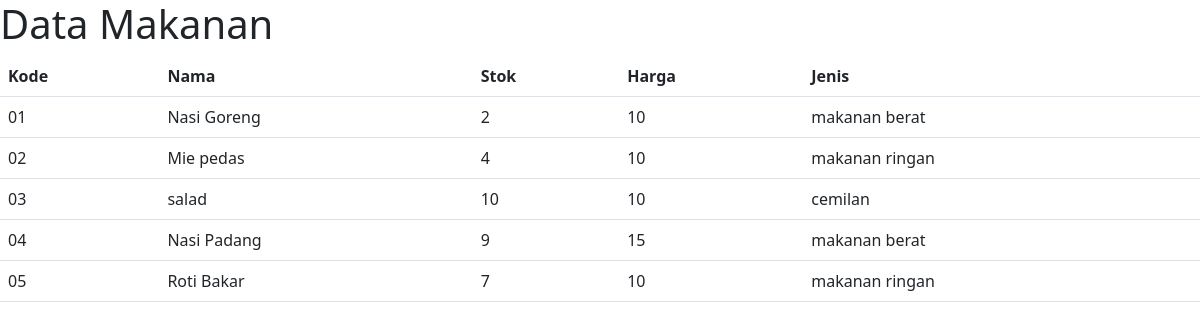
/makanan/, run on the app's committed database.
### dashboard/models.py (models this page shows, shortened)
class makanan (models.Model):
    kode=models.CharField(max_length=8)
    nama=models.CharField(max_length=50)
    stok=models.IntegerField()
    harga=models.BigIntegerField()
    jenis_id=models.ForeignKey(Jenis, on_delete=models.CASCADE, null=True)

class  Jenis (models.Model):
    nama=models.CharField(max_length=50)
    ket=models.TextField()
    def  __str__(self):
        return self.nama

### dashboard/views.py (the view)
# urls.py: path('makanan/', makanan_view, name='makanan'),
def makanan_view(request):
    makanans = makanan.objects.all()
    konteks={
        'makanans': makanans,
    }
    return render(request,'makanan.html',konteks)

### templates/Makanan.html (shortened to what this page needs)
{%load static%}
{%block content%}
<!doctype html>
<html lang="en">
  <head>
    <link href="https://cdn.jsdelivr.net/npm/bootstrap@5.2.2/dist/css/bootstrap.min.css" rel="stylesheet">
  </head>
  <body>
    <h1>Data Makanan</h1>
    <table class="table">
        <thead>
          <tr>
            <th scope="col">Kode</th>
            <th scope="col">Nama</th>
            <th scope="col">Stok</th>
            <th scope="col">Harga</th>
            <th scope="col">Jenis</th>
          </tr>
        </thead>
        <tbody>
            {%for makanan in makanans %}
          <tr>
            <td>{{ makanan.kode }}</td>
            <td>{{ makanan.nama }}</td>
            <td>{{ makanan.stok }}</td>
            <td>{{ makanan.harga }}</td>
            <td>{{ makanan.jenis_id }}</td>
          </tr>
         {% endfor %}
        </tbody>
      </table>
  </body>
</html>
{%endblock%}

### data on the page
makanan: kode "01", nama "Nasi Goreng", stok "2", harga "10", jenis_id "makanan berat"
makanan: kode "02", nama "Mie pedas", stok "4", harga "10", jenis_id "makanan ringan"
makanan: kode "03", nama "salad", stok "10", harga "10", jenis_id "cemilan"
makanan: kode "04", nama "Nasi Padang", stok "9", harga "15", jenis_id "makanan berat"
makanan: kode "05", nama "Roti Bakar", stok "7", harga "10", jenis_id "makanan ringan"
